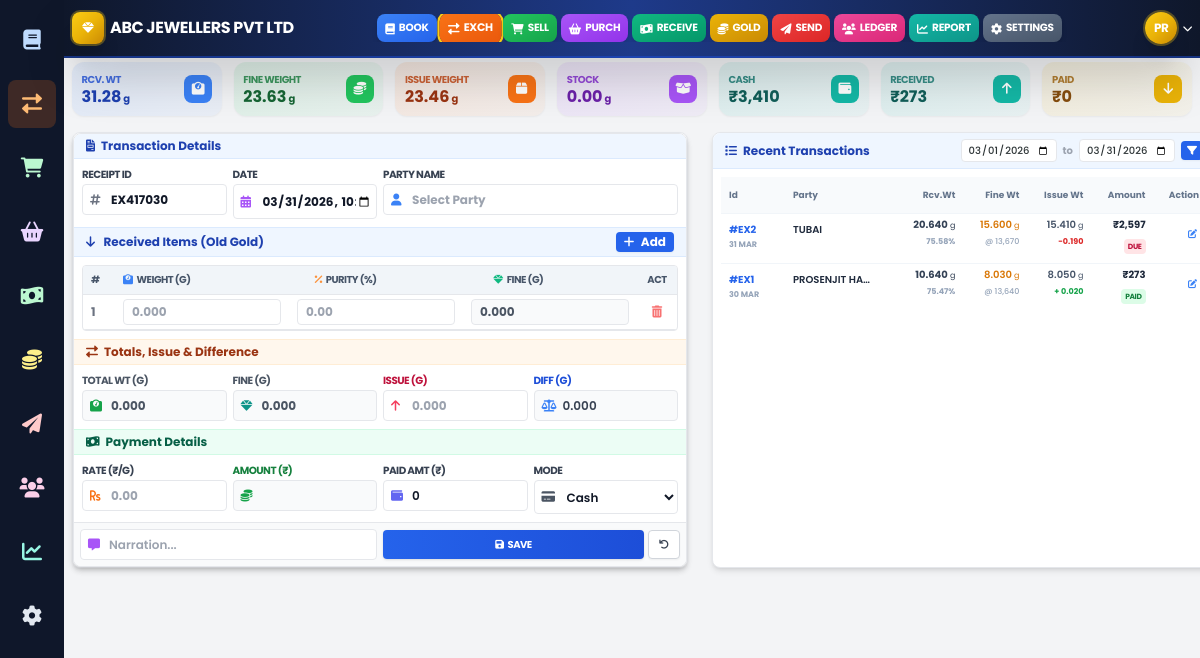
Screenshot of /gold_exchange.php (signed in) with the database file from the repository.
### tables this page shows
CREATE TABLE `transactions` (
  `id` int(11) NOT NULL AUTO_INCREMENT,
  `company_id` int(11) NOT NULL,
  `user_id` int(11) DEFAULT NULL,
  `party_id` int(11) DEFAULT NULL,
  `receipt_id` varchar(50) NOT NULL,
  `transaction_type` enum('Booking','Sale','Purchase','Received','Payment','Gold_Received','Exchange') NOT NULL,
  `date_of_transaction` datetime NOT NULL,
  `gold_weight` decimal(10,3) NOT NULL DEFAULT 0.000,
  `purity` decimal(5,2) DEFAULT NULL,
  `rate` decimal(10,2) DEFAULT NULL,
  `gold_amount` decimal(15,2) NOT NULL DEFAULT 0.00,
  `payment_amount` decimal(15,2) NOT NULL DEFAULT 0.00,
  `payment_method` enum('Cash','Bank','UPI','Cheque') DEFAULT 'Cash',
  `payment_type` enum('Payment_In','Payment_Out') DEFAULT 'Payment_In',
  `receipt_method` enum('Cash','Bank') DEFAULT 'Cash',
  `party_balance_before` decimal(15,2) DEFAULT 0.00,
  `party_balance_after` decimal(15,2) DEFAULT 0.00,
  `party_gold_balance_before` decimal(10,3) DEFAULT 0.000,
  `party_gold_balance_after` decimal(10,3) DEFAULT 0.000,
  `booking_type` varchar(50) DEFAULT NULL,
  `narration` text DEFAULT NULL,
  `created_at` timestamp NULL DEFAULT current_timestamp(),
  `updated_at` timestamp NULL DEFAULT current_timestamp() ON UPDATE current_timestamp(),
  `received_weight` decimal(10,3) DEFAULT NULL,
  `fine_weight` decimal(10,3) DEFAULT NULL,
  `delivered_weight` decimal(10,3) DEFAULT NULL,
  `difference_weight` decimal(10,3) DEFAULT NULL,
  `amount` decimal(15,2) DEFAULT 0.00,
  `due_amount` decimal(15,2) DEFAULT 0.00,
  `payment_status` enum('Paid','Partial','Due','Pending') DEFAULT 'Pending',
  `created_by` int(11) NOT NULL,
  PRIMARY KEY (`id`),
  UNIQUE KEY `unique_receipt_id` (`receipt_id`),
  KEY `fk_transactions_company` (`company_id`),
  KEY `fk_transactions_user` (`user_id`),
  KEY `fk_transactions_party` (`party_id`),
  KEY `idx_transaction_type` (`transaction_type`),
  KEY `idx_date_of_transaction` (`date_of_transaction`),
  KEY `idx_payment_method` (`payment_method`),
  KEY `idx_payment_type` (`payment_type`),
  KEY `idx_transactions_date_type` (`date_of_transaction`,`transaction_type`),
  KEY `idx_transactions_party_date` (`party_id`,`date_of_transaction`),
  KEY `idx_transactions_amount` (`payment_amount`),
  KEY `idx_transactions_gold_weight` (`gold_weight`)
);

CREATE TABLE `parties` (
  `id` int(11) NOT NULL AUTO_INCREMENT,
  `company_id` int(11) NOT NULL,
  `party_name` varchar(255) NOT NULL,
  `contact_no` varchar(20) DEFAULT NULL,
  `address` text DEFAULT NULL,
  `city` varchar(100) DEFAULT NULL,
  `state` varchar(100) DEFAULT NULL,
  `gstin` varchar(50) DEFAULT NULL,
  `bank_name` varchar(255) DEFAULT NULL,
  `account_no` varchar(100) DEFAULT NULL,
  `ifsc_code` varchar(20) DEFAULT NULL,
  `cash_balance` decimal(15,2) DEFAULT 0.00,
  `bank_balance` decimal(15,2) DEFAULT 0.00,
  `gold_balance` decimal(10,3) DEFAULT 0.000,
  `silver_balance` decimal(15,3) DEFAULT 0.000,
  `created_at` timestamp NOT NULL DEFAULT current_timestamp(),
  `updated_at` timestamp NOT NULL DEFAULT current_timestamp() ON UPDATE current_timestamp(),
  PRIMARY KEY (`id`),
  KEY `company_id` (`company_id`),
  KEY `party_name` (`party_name`)
);

### gold_exchange.php (the view, shortened to what the rows shown need)
<?php
require_once __DIR__ . '/config/database.php';
$company_id = $_SESSION['company_id'];
$start_date = isset($_GET['start_date']) && !empty($_GET['start_date']) ? $_GET['start_date'] : date('Y-m-01');
$end_date = isset($_GET['end_date']) && !empty($_GET['end_date']) ? $_GET['end_date'] : date('Y-m-d');
$page = isset($_GET['page']) ? (int) $_GET['page'] : 1;
$limit = 10;
$offset = ($page - 1) * $limit;
$search = isset($_GET['search']) ? "%" . $conn->real_escape_string($_GET['search']) . "%" : null;
$transactions_sql = "SELECT t.*, p.party_name
    FROM transactions t
    LEFT JOIN parties p ON t.party_id = p.id
    WHERE t.company_id = ? AND DATE(t.date_of_transaction) BETWEEN ? AND ? AND t.transaction_type = 'Exchange'";
$transactions_sql .= " ORDER BY t.date_of_transaction DESC, t.id DESC LIMIT ?, ?";
$transactions_stmt = $conn->prepare($transactions_sql);
if ($search) {
    $transactions_stmt->bind_param("isssii", $company_id, $start_date, $end_date, $search, $search, $offset, $limit);
} else {
    $transactions_stmt->bind_param("issii", $company_id, $start_date, $end_date, $offset, $limit);
}
$transactions_stmt->execute();
$transactions_result = $transactions_stmt->get_result();
$transactions = $transactions_result->fetch_all(MYSQLI_ASSOC);
?>
<!DOCTYPE html>
<html lang="en">
<head>
    <script src="https://cdn.tailwindcss.com"></script>
    <link rel="stylesheet" href="https://cdnjs.cloudflare.com/ajax/libs/font-awesome/6.0.0/css/all.min.css">
    <link rel="stylesheet" href="https://cdn.jsdelivr.net/npm/sweetalert2@11.0.18/dist/sweetalert2.min.css">
</head>
<body class="bg-gray-100">
    <?php include 'components/header.php'; ?>
    <div class="px-2 pt-1 pb-4 ml-16">
        <div class="flex flex-col lg:flex-row gap-6">
            <div class="bg-white rounded-lg shadow-md border border-gray-200" style="flex: 0 0 55%;">
                <form id="exchangeForm" onsubmit="return false;"
                    class="bg-white rounded-lg shadow-md border border-gray-200 overflow-hidden">
                    <div class="p-2">
                        <div class="border border-gray-200 rounded overflow-hidden">
                            <table class="w-full text-xs">
                                <thead class="bg-slate-100">
                                    <tr class="text-[10px] uppercase font-bold text-slate-600 tracking-tighter">
                                        <th class="px-2 py-1.5 text-left border-b w-8">#</th>
                                        <th class="px-2 py-1.5 text-left border-b"><i
                                                class="fas fa-weight text-blue-500 mr-1"></i>Weight (g)</th>
                                        <th class="px-2 py-1.5 text-left border-b"><i
                                                class="fas fa-percent text-orange-400 mr-1"></i>Purity (%)</th>
                                        <th class="px-2 py-1.5 text-left border-b"><i
                                                class="fas fa-gem text-emerald-500 mr-1"></i>Fine (g)</th>
                                        <th class="px-2 py-1.5 text-center border-b w-10">Act</th>
                                    </tr>
                                </thead>
                            </table>
                        </div>
                    </div>
                </form>
            </div>
            <div class="bg-white rounded-lg shadow-md border border-gray-200" style="flex: 0 0 45%;">
                <div class="bg-blue-50 px-3 py-1.5 border-b border-blue-100 rounded-t-lg">
                    <div class="flex items-center justify-between gap-2">
                        <h2 class="text-xs font-bold text-blue-800 flex items-center">
                            <i class="fas fa-list mr-1.5 text-xs"></i>
                            Recent Transactions
                        </h2>
                    </div>
                </div>
                <div class="p-2">
                    <div class="overflow-x-auto">
                        <table class="w-full text-sm text-left text-gray-500">
                            <thead class="bg-slate-50 border-b border-slate-100">
                                <tr>
                                    <th class="py-2 px-2 text-left text-[9px] font-bold text-slate-500 w-16">Id</th>
                                    <th class="py-2 px-2 text-left text-[9px] font-bold text-slate-500">Party</th>
                                    <th class="py-2 px-2 text-right text-[9px] font-bold text-slate-500">Rcv.Wt</th>
                                    <th class="py-2 px-2 text-right text-[9px] font-bold text-slate-500">Fine Wt</th>
                                    <th class="py-2 px-2 text-right text-[9px] font-bold text-slate-500">Issue Wt</th>
                                    <th class="py-2 px-2 text-right text-[9px] font-bold text-slate-500">Amount</th>
                                    <th class="py-2 px-2 text-right text-[9px] font-bold text-slate-500">Action</th>
                                </tr>
                            </thead>
                            <tbody class="divide-y divide-gray-100" id="recentTransactionList">
                                <?php if (count($transactions) > 0):
                                    foreach ($transactions as $index => $t):
                                        $diffColor = $t['difference_weight'] > 0 ? 'text-green-600' : ($t['difference_weight'] < 0 ? 'text-red-600' : 'text-gray-600');
                                        ?>
                                        <tr
                                            class="hover:bg-slate-50 transition-colors border-b border-slate-100 last:border-b-0">
                                            <td class="py-1.5 px-2 align-top group cursor-pointer print-receipt"
                                                data-id="<?= $t['id'] ?>"
                                                data-receipt-id="<?= htmlspecialchars($t['receipt_id']) ?>"
                                                data-party="<?= htmlspecialchars($t['party_name']) ?>"
                                                data-date="<?= $t['date_of_transaction'] ?>"
                                                data-received="<?= $t['received_weight'] ?>" data-purity="<?= $t['purity'] ?>"
                                                data-fine="<?= $t['fine_weight'] ?>" data-issue="<?= $t['delivered_weight'] ?>"
                                                data-diff="<?= $t['difference_weight'] ?>" data-rate="<?= $t['rate'] ?>"
                                                data-amount="<?= $t['amount'] ?>"
                                                data-payment-amount="<?= $t['payment_amount'] ?>"
                                                data-payment-method="<?= $t['payment_method'] ?>"
                                                data-payment-status="<?= $t['payment_status'] ?>"
                                                data-payment-type="<?= $t['payment_type'] ?>"
                                                data-narration="<?= htmlspecialchars($t['narration'] ?? '') ?>"
                                                title="Click to Print Receipt">
                                                <div class="text-[10px] font-bold text-blue-600 group-hover:underline truncate">
                                                    #<?= $t['receipt_id'] ?></div>
                                                <div class="text-[8px] font-bold text-slate-400 uppercase leading-tight">
                                                    <?= date('d M', strtotime($t['date_of_transaction'])) ?></div>
                                            </td>
                                            <td class="py-1.5 px-2 align-top">
                                                <div
                                                    class="text-[10px] font-semibold text-slate-800 truncate max-w-[80px] uppercase">
                                                    <?= htmlspecialchars($t['party_name']) ?></div>
                                            </td>
                                            <td class="py-1.5 px-2 align-top text-right">
                                                <div class="text-[10px] font-bold text-slate-700 leading-none">
                                                    <?= number_format($t['received_weight'], 3) ?><span
                                                        class="text-[8px] font-normal ml-0.5">g</span></div>
                                                <div class="text-[8px] font-bold text-slate-400 uppercase mt-0.5">
                                                    <?= number_format($t['purity'], 2) ?>%</div>
                                            </td>
                                            <td class="py-1.5 px-2 align-top text-right">
                                                <div class="text-[10px] font-semibold text-amber-600 leading-none">
                                                    <?= number_format($t['fine_weight'], 3) ?><span
                                                        class="text-[8px] font-normal ml-0.5">g</span></div>
                                                <div class="text-[8px] font-medium text-slate-400 uppercase mt-0.5">@
                                                    <?= number_format($t['rate'], 0) ?></div>
                                            </td>
                                            <td class="py-1.5 px-2 align-top text-right">
                                                <div class="text-[10px] font-semibold text-slate-600 leading-none">
                                                    <?= number_format($t['delivered_weight'], 3) ?><span
                                                        class="text-[8px] font-normal ml-0.5">g</span></div>
                                                <div class="text-[8px] font-bold <?= $diffColor ?> uppercase mt-0.5">
                                                    <?= $t['difference_weight'] > 0 ? '+' : '' ?>        <?= number_format($t['difference_weight'], 3) ?>
                                                </div>
                                            </td>
                                            <td class="py-1.5 px-2 align-top text-right">
                                                <div class="text-[10px] font-bold text-slate-800 leading-none">
                                                    ₹<?= number_format($t['amount'], 0) ?></div>
                                                <div class="mt-1">
                                                    <?php if ($t['payment_amount'] >= $t['amount']): ?>
                                                        <span
                                                            class="text-[7.5px] px-1 py-0.5 rounded bg-green-100 text-green-700 font-bold uppercase tracking-tighter">Paid</span>
                                                    <?php else: ?>
                                                        <span
                                                            class="text-[7.5px] px-1 py-0.5 rounded bg-rose-100 text-rose-700 font-bold uppercase tracking-tighter">Due</span>
                                                    <?php endif; ?>
                                                </div>
                                            </td>
                                            <td class="py-1.5 px-2 align-top">
                                                <div class="flex items-center justify-end">
                                                    <button onclick="loadTransaction(<?= $t['id'] ?>)"
                                                        class="ml-1 text-blue-500 hover:text-blue-700 p-0.5">
                                                        <i class="fas fa-edit text-[9px]"></i>
                                                    </button>
                                                </div>
                                            </td>
                                        </tr>
                                    <?php endforeach;
                                endif; ?>
                            </tbody>
                        </table>
                    </div>
                </div>
            </div>
        </div>
    </div>
</body>
</html>

### rows the page displays
transactions: receipt "EX2", date_of_transaction "31 MAR", party.party_name "TUBAI", received_weight "20.640", purity "75.58", fine_weight "15.600", rate "13,670", delivered_weight "15.410", difference_weight "-0.190", amount "2,597", payment_amount "DUE"
transactions: receipt "EX1", date_of_transaction "30 MAR", party.party_name "PROSENJIT HA…", received_weight "10.640", purity "75.47", fine_weight "8.030", rate "13,640", delivered_weight "8.050", difference_weight "0.020", amount "273", payment_amount "PAID"

### other values shown
$company_name "ABC JEWELLERS PVT LTD"
$label "BOOK"
$label "EXCH"
$label "SELL"
$label "PURCH"
$label "RECEIVE"
$label "GOLD"
$label "SEND"
$label "LEDGER"
$label "REPORT"
$label "SETTINGS"
substr($user_name, 0, 2) "PR"
$stats['total_received_weight'] "31.28"
$stats['total_fine_gold'] "23.63"
$stats['total_issue_gold'] "23.46"
